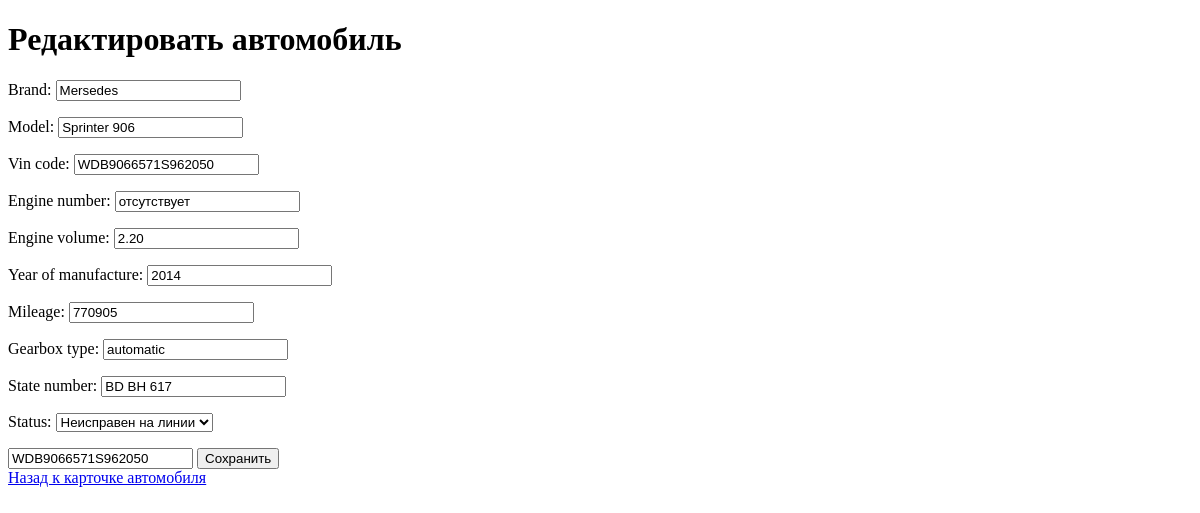
Before: /autopark/edit_car/WDB9066571S962050/ with the older database file.
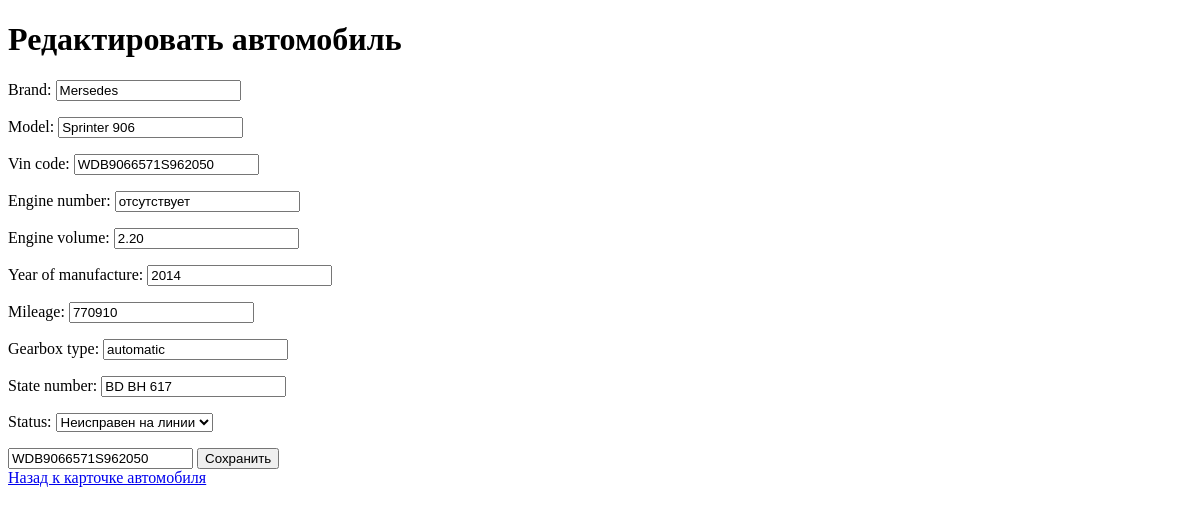
After: the same page with the newer database file.
### main/models.py (models this page shows, shortened)
class Car(models.Model):
    STATUS_CHOICES = [
        ('Исправен на линии', 'Исправен на линии'),
        ('Неисправен на линии', 'Неисправен на линии'),
        ('В ремонте', 'В ремонте'),
        ('Утиль', 'Утиль'),
    ]
    brand = models.CharField(max_length=100)  # Марка автомобиля
    model = models.CharField(max_length=100)  # Модель автомобиля
    vin_code = models.CharField(max_length=17, unique=True, primary_key=True)  # Вин-код
    engine_number = models.CharField(max_length=100)  # Номер двигателя
    engine_volume = models.DecimalField(max_digits=5, decimal_places=2)  # Объем двигателя
    year_of_manufacture = models.IntegerField()  # Год выпуска
    mileage = models.IntegerField(default=0)  # Пробег
    gearbox_type = models.CharField(max_length=50)  # Вид КПП
    state_number = models.CharField(max_length=20)  # Госномер
    status = models.CharField(max_length=50)  # Статус

### main/views.py (the view)
# urls.py: path('autopark/edit_car/<str:vin_code>/', views.edit_car, name='edit_car'),
def edit_car(request, vin_code):
    car = get_object_or_404(Car, vin_code=vin_code)
    if request.method == 'POST':
        print("POST-запрос успешно получен")
        form = CarForm(request.POST, instance=car)
        if form.is_valid():
            form.save()
            return redirect('car_detail', vin_code=vin_code)
    else:
        print(f"Метод запроса: {request.method}")
        form = CarForm(instance=car)
    return render(request, 'main/edit_car.html', {'form': form})

### main/forms.py (shortened to what this page needs)
class CarForm(forms.ModelForm):
    STATUS_CHOICES = [
        ('Исправен на линии', 'Исправен на линии'),
        ('Неисправен на линии', 'Неисправен на линии'),
        ('В ремонте', 'В ремонте'),
        ('Утиль', 'Утиль'),
    ]
    vin_code = forms.CharField(
        widget=forms.TextInput(attrs={
            'oninput': 'this.value = this.value.toUpperCase()'
        })
    )
    status = forms.ChoiceField(choices=STATUS_CHOICES)
    class Meta:
        model = Car
        fields = [
            'brand', 'model', 'vin_code', 'engine_number',
            'engine_volume', 'year_of_manufacture', 'mileage',
            'gearbox_type', 'state_number', 'status'
        ]

### main/templates/main/edit_car.html (shortened to what this page needs)
<!DOCTYPE html>
<html>
<head>
</head>
<body>
    <h1>Редактировать автомобиль {{ car.brand }} {{ car.model }}</h1>
    <form method="post">
        {{ form.as_p }}
         <input type="text" name="vin_code" id="id_vin_code" value="{{ form.vin_code.value }}" oninput="toUpperCaseInput(event)">
        <button type="submit">Сохранить</button>
    </form>
    <a href="{% url 'car_detail' car.vin_code %}">Назад к карточке автомобиля</a>
</body>
</html>

Changed rows visible on the page:
changed Car "Mersedes": mileage "770905" → "770910"
